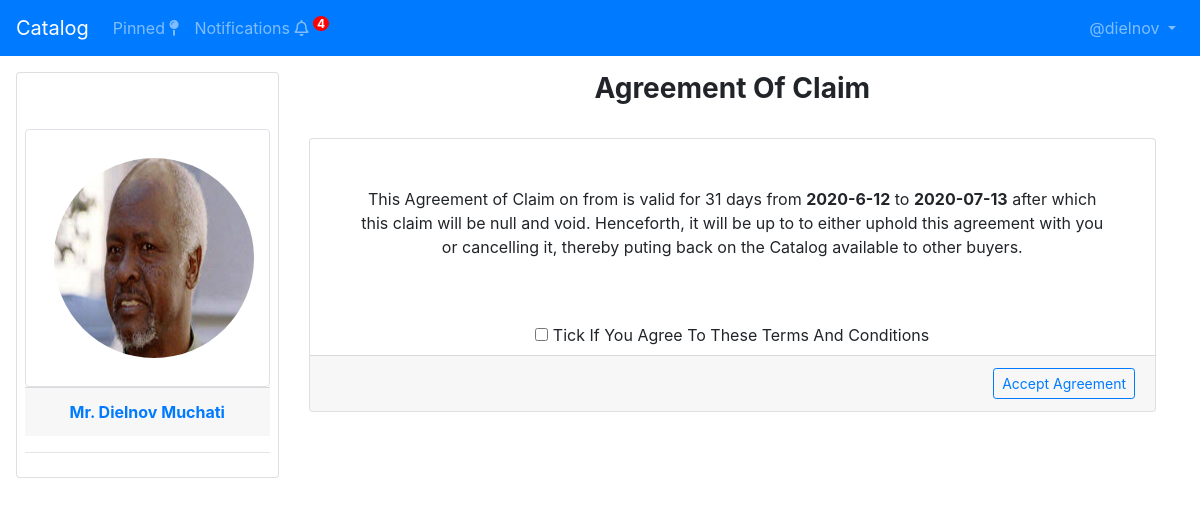
The page /agreement/1 (signed in) on the database its author committed.
### bank/models.py (models this page shows, shortened)
class Account(AbstractBaseUser):
    email = models.EmailField(
        verbose_name='email', max_length=60, unique=True)
    username = models.CharField(max_length=30, unique=True)
    isCorporate = models.BooleanField(default=False)
    physicalAddress = models.CharField(max_length=60)
    postalAddress = models.CharField(max_length=60)
    phone = models.CharField(max_length=30)
    date_joined = models.DateTimeField(
        verbose_name='date joined', auto_now_add=True)
    last_login = models.DateTimeField(
        verbose_name='last login', auto_now=True)
    is_active = models.BooleanField(default=True)
    is_staff = models.BooleanField(default=False)
    is_admin = models.BooleanField(default=False)
    is_superuser = models.BooleanField(default=False)
    USERNAME_FIELD = 'email'
    REQUIRED_FIELDS = ['username', 'isCorporate']
    objects = MyAccountManager()
    class Meta:
        verbose_name = _('user')
        verbose_name_plural = _('users')

class IndividualAccount(models.Model):
    account = models.ForeignKey(
        Account, on_delete=models.CASCADE)
    title = models.CharField(max_length=8)
    firstName = models.CharField(max_length=60)
    middleName = models.CharField(max_length=60, blank=True)
    lastName = models.CharField(max_length=60)
    isMale = models.BooleanField()
    maidenName = models.CharField(max_length=60, blank=True)
    passportPhoto = models.ImageField(upload_to=user_passportPhoto_uploader)
    nationalID = models.CharField(max_length=60)
    dob = models.CharField(max_length=60)
    maritalStatus = models.CharField(max_length=60)
    countryOfResidence = models.CharField(max_length=60)
    Nationality = models.CharField(max_length=60)
    passportNum = models.CharField(max_length=60)
    passportIssuerCountry = models.CharField(max_length=60)
    passportIssueDate = models.CharField(max_length=60)
    passportExpiryDate = models.CharField(max_length=60)
    yearsAtResidence = models.CharField(max_length=60)
    residentialStatus = models.CharField(max_length=60)
    sourceOfIncome = models.CharField(max_length=60)
    workAddress = models.CharField(max_length=60)
    workPhone = models.CharField(max_length=60)
    workDesignation = models.CharField(max_length=60)
    grossMonthlyIncome = models.CharField(max_length=60)
    otherSourceOfIncome = models.CharField(max_length=60)
    kin_fname = models.CharField(max_length=60)
    kin_sname = models.CharField(max_length=60)
    kin_phone = models.CharField(max_length=60)
    kin_address = models.CharField(max_length=60)
    kin_passportPhoto = models.ImageField(
        upload_to=kin_passportPhoto_uploader)

### bank/views.py (the view)
# urls.py: path('agreement/<int:pk>', agreement, name='agreement'),
@login_required
def agreement(request, pk):
    context = {}
    product = Product.objects.get(pk=pk)
    notifications = Claim.objects.filter(account=request.user, viewed=False)
    context = {
        'product': product,
        'today': getMyDate(),
        'expiryDate': getMyDatePlusMonth(),
        'notifications': notifications,
    }
    if request.method == 'POST':
        product = Product.objects.get(pk=pk)
        claim = Claim()
        mve(request, product, claim)
        return redirect('bank:catalog')
    return render(request, 'loans/agreement.html', context)

### bank/generator.py (called while the page is built)
def getMyDate():
    return thisYear + '-' + thisMonth + '-' + thisDate

def getMyDatePlusMonth():
    return str(tday+td)

### bank/templates/loans/agreement.html (shortened to what this page needs)
{% extends "loans/base.html" %}
{% load static %}
{% block inCol9 %}
<div class="text-center">
    <h3><strong>Agreement Of Claim</strong></h3>
    <br>
</div>
<div class="card">
    <div class="p-5 text-center">
        <p>
            This Agreement of Claim on  from <strong>{{ product.account.username }}</strong>
            is valid for 31 days from <strong>{{ today }}</strong> to <strong>{{ expiryDate }}</strong>
            after which this claim will be null and void. Henceforth, it will be up to
            to either uphold this agreement with you or cancelling it, thereby puting
            back on the Catalog available to other buyers.
        </p>
    </div>
    <form method="POST">
        <div class="text-center">
            <input required type="checkbox" name="" id="">
            <label for="">Tick If You Agree To These Terms And Conditions</label>
        </div>
        <div class="card-footer text-right">
            <input type="submit" value="Accept Agreement" class="btn btn-outline-primary btn-sm">
        </div>
    </form>
</div>
{% endblock inCol9 %}

### bank/templates/loans/base.html (shortened to what this page needs)
{% load static %}
<!DOCTYPE html>
<html lang="en">
<head>
    <link rel="stylesheet" href="{% static 'loans/base.css' %}" />
    <link rel="stylesheet" href="{% static 'bootstrap441/css/bootstrap.min.css' %}" />
    <link rel="stylesheet" href="{% static 'fontawesome513/css/all.css' %}" />
</head>
<body>
    <header class="sticky-top mb-3">
        <nav class="navbar navbar-expand bg-primary navbar-dark">
            <a class="navbar-brand" href="{% url 'bank:catalog' %}">Catalog</a>
            <ul class="mr-auto navbar-nav">
                <li class="nav-item">
                    <a href="{% url 'bank:claims' %}" class="nav-link">
                        Pinned
                        <i class="fas fa-map-pin"></i>
                    </a>
                </li>
                <li class="nav-item">
                    <a href="{% url 'bank:notifications' %}" class="nav-link">
                        Notifications
                        <i class="far fa-bell"></i>
                        <sup class="Num"></sup>
                    </a>
                </li>
            </ul>
            <ul class="ml-auto navbar-nav">
                <li class="nav-item dropdown">
                    <a class="nav-link dropdown-toggle" href="#" id="navbardrop" data-toggle="dropdown">
                        @{{ request.user.username }}
                    </a>
                </li>
            </ul>
        </nav>
    </header>
    <main>
        <div class="container pl-0 ml-3 pr-0 mr-3">
            <div class="row">
                <div style="z-index: 1;" class="col-xl-3">
                    <div class="sticky-top card p-2">
                        <div class="card-body text-center img-thumbnail">
                            <img class="rounded-circle m-2" {% if request.user.isCorporate %}
                                {% for corporate in request.user.corporateaccount_set.all %}
                                src="{{ corporate.logo.url }}" {% endfor %} {% else %}
                                {% for individual in request.user.individualaccount_set.all %}
                                src="{{individual.passportPhoto.url}}" {% endfor %} {% endif %}
                                {% if request.user.isCorporate %}
                                {% for corporate in request.user.corporateaccount_set.all %}
                                alt="{{ corporate.tradingAs }} Logo" {% endfor %} {% else %}
                                {% for individual in request.user.individualaccount_set.all %}
                                alt="{{ individual.title}} {{individual.firstName}} {{individual.lastName}}"
                                {% endfor %} {% endif %} height="200" width="200">
                        </div>
                        <div class="card-footer text-center">
                            <a href=""><Strong>
                                    {% if request.user.isCorporate %}
                                    {% for corporate in request.user.corporateaccount_set.all %}
                                    {{ corporate.legalEntityName }} {% endfor %} {% else %}
                                    {% for individual in request.user.individualaccount_set.all %}
                                    {{ individual.title}} {{individual.firstName}} {{individual.lastName}}
                                    {% endfor %} {% endif %}</Strong></a>
                        </div>
                        <hr>
                    </div>
                    <br>
                </div>
                <div class="col-xl-9">
                    {% block inCol9 %}
                    {% endblock inCol9 %}
                </div>
            </div>
        </div>
    </main>
</body>
</html>

### bank/templates/loans/base.html (style rules this page uses)
.Num:before { font-size: 12px; top: -20px; right: 20px; width: 20px; height: 20px; text-align: center; border-radius: 50%; background: red; padding-left: 4px; padding-right: 4px; color: white; content: attr(data-count); font-weight: bold; }

### rows shown on the page
Account: user.username "dielnov"
IndividualAccount: passportPhoto (picture), title "Mr.", firstName "Dielnov", lastName "Muchati"

### other values the page prints
{{ today }} "2020-6-12"
{{ expiryDate }} "2020-07-13"
